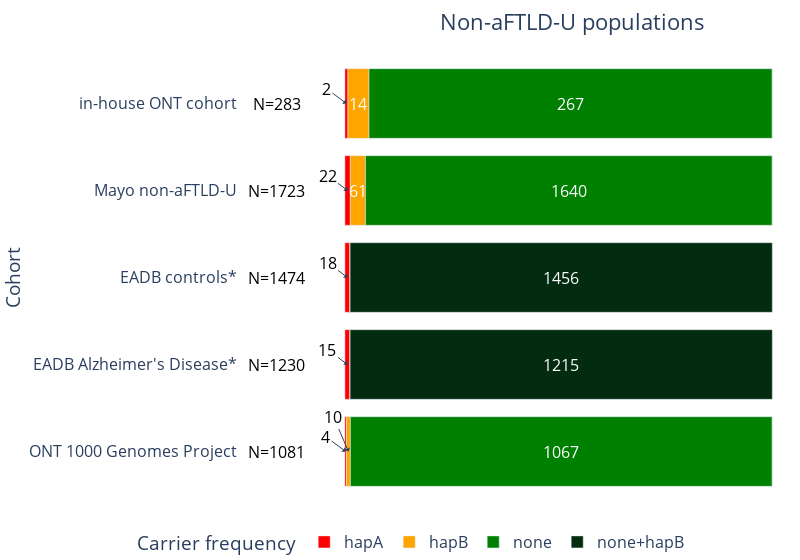

Notebook cell for this chart:
### Markdown cell above
# Image 2

### Code cell
df = pd.read_excel("~/local/populations.xlsx", sheet_name="img2")
for col in ["hapA", "hapB", "none", "none2"]:
    df[f"{col}_f"] = df[col] / df["sum"]
df["none+hapB"] = df["none2_f"]
df2 = df.melt(
    id_vars=["cohort"], value_vars=["hapA_f", "hapB_f", "none_f", "none+hapB"]
).iloc[::-1]
df2["variable"] = df2["variable"].str.replace("_f", "")

# custom order the data
df2["variable"] = pd.Categorical(
    df2["variable"], categories=["hapA", "hapB", "none", "none+hapB"], ordered=True
)

fig = px.bar(
    df2,
    x="value",
    y="cohort",
    color="variable",
    orientation="h",
    color_discrete_map={
        "hapA": "red",
        "hapB": "orange",
        "none": "green",
        "none+hapB": "#022b0f",
    },
    category_orders={"variable": ["hapA", "hapB", "none", "none+hapB"]},
    labels={"value": "Proportion", "variable": "Haplotype", "cohort": "Cohort"},
)
fig.update_layout(
    title="Non-aFTLD-U populations",
    xaxis_title="",
    yaxis_title="Cohort",
    title_x=0.55,
    title_xanchor="left",
    plot_bgcolor="white",
    font=dict(size=16),
    margin=dict(l=0, r=0, b=0),
    width=800,
)

# put the legend horizontal, centered, below the plotting area
fig.update_layout(
    legend=dict(
        orientation="h",
        yanchor="bottom",
        y=-0.15,
        xanchor="center",
        x=0.3,
        title="Carrier frequency",
    )
)

# hide x-axis labels
fig.update_xaxes(showticklabels=False)
fig.update_yaxes(
    ticks="outside",
    tickcolor="white",  # adjust color of the tick
)

# add annotations
df_vals = df.copy()
df_vals["hapA_loc"] = df_vals["hapA_f"] / 2  # center of hapA block
df_vals["hapB_loc"] = (
    df_vals["hapA_f"] + df_vals["hapB_f"] / 2
)  # center of hapB block
df_vals["none_loc"] = (
    df_vals["hapA_f"] + df_vals["hapB_f"] + df_vals["none_f"] / 2
)  # center of none block
df_vals["none+hapB_loc"] = (
    df_vals["hapA_f"] + df_vals["hapB_f"] + df_vals["none_f"] + df_vals["none2_f"] / 2
)  # center of none+hapB block

for i, row in df_vals.iterrows():
    fig.add_annotation(
        x=row["hapA_loc"],
        y=row["cohort"],
        text=f"{row['hapA']}",
        arrowhead=1,
        font=dict(color="black", size=16),
        yshift=0,
        ax=-20,
        ay=-15,
    )
    if not row["hapB"] == 0:
        if row["hapB"] > 10:
            fig.add_annotation(
                x=row["hapB_loc"],
                y=row["cohort"],
                text=f"{row['hapB']}",
                showarrow=False,
                font=dict(color="white", size=16),
            )
        else:
            fig.add_annotation(
                x=row["hapB_loc"],
                y=row["cohort"],
                text=f"{row['hapB']}",
                arrowhead=1,
                font=dict(color="black", size=16),
                yshift=0,
                ax=-15,
                ay=-35,
            )

    if not row["none"] == 0:
        fig.add_annotation(
            x=row["none_loc"],
            y=row["cohort"],
            text=f"{row['none']}",
            showarrow=False,
            font=dict(color="white", size=16),
        )
    if not row["none2"] == 0:
        fig.add_annotation(
            x=row["none+hapB_loc"],
            y=row["cohort"],
            text=f"{row['none2']}",
            showarrow=False,
            font=dict(color="white", size=16),
        )
    fig.add_annotation(
        x=-0.16,
        y=row["cohort"],
        text=f"N={row['sum']}",
        font=dict(color="black", size=16),
        showarrow=False,
    )

fig.show()

### Figure 1 — Plotly figure (JSON) as saved in the notebook; plotly's stock layout.template omitted (floating-point values rounded to 4 significant figures)
{"data": [{"alignmentgroup": "True", "hovertemplate": "Haplotype=hapA<br>Proportion=%{x}<br>Cohort=%{y}<extra></extra>", "legendgroup": "hapA", "marker": {"color": "red", "pattern": {"shape": ""}}, "name": "hapA", "offsetgroup": "hapA", "orientation": "h", "showlegend": true, "textposition": "auto", "type": "bar", "x": [0.0037, 0.0122, 0.01221, 0.01277, 0.007067], "xaxis": "x", "y": ["ONT 1000 Genomes Project", "EADB Alzheimer's Disease*", "EADB controls*", "Mayo non-aFTLD-U", "in-house ONT cohort"], "yaxis": "y"}, {"alignmentgroup": "True", "hovertemplate": "Haplotype=hapB<br>Proportion=%{x}<br>Cohort=%{y}<extra></extra>", "legendgroup": "hapB", "marker": {"color": "orange", "pattern": {"shape": ""}}, "name": "hapB", "offsetgroup": "hapB", "orientation": "h", "showlegend": true, "textposition": "auto", "type": "bar", "x": [0.009251, 0, 0, 0.0354, 0.04947], "xaxis": "x", "y": ["ONT 1000 Genomes Project", "EADB Alzheimer's Disease*", "EADB controls*", "Mayo non-aFTLD-U", "in-house ONT cohort"], "yaxis": "y"}, {"alignmentgroup": "True", "hovertemplate": "Haplotype=none<br>Proportion=%{x}<br>Cohort=%{y}<extra></extra>", "legendgroup": "none", "marker": {"color": "green", "pattern": {"shape": ""}}, "name": "none", "offsetgroup": "none", "orientation": "h", "showlegend": true, "textposition": "auto", "type": "bar", "x": [0.987, 0, 0, 0.9518, 0.9435], "xaxis": "x", "y": ["ONT 1000 Genomes Project", "EADB Alzheimer's Disease*", "EADB controls*", "Mayo non-aFTLD-U", "in-house ONT cohort"], "yaxis": "y"}, {"alignmentgroup": "True", "hovertemplate": "Haplotype=none+hapB<br>Proportion=%{x}<br>Cohort=%{y}<extra></extra>", "legendgroup": "none+hapB", "marker": {"color": "#022b0f", "pattern": {"shape": ""}}, "name": "none+hapB", "offsetgroup": "none+hapB", "orientation": "h", "showlegend": true, "textposition": "auto", "type": "bar", "x": [0, 0.9878, 0.9878, 0, 0], "xaxis": "x", "y": ["ONT 1000 Genomes Project", "EADB Alzheimer's Disease*", "EADB controls*", "Mayo non-aFTLD-U", "in-house ONT cohort"], "yaxis": "y"}], "layout": {"annotations": [{"arrowhead": 1, "ax": -20, "ay": -15, "font": {"color": "black", "size": 16}, "text": "2", "x": 0.003534, "y": "in-house ONT cohort", "yshift": 0}, {"font": {"color": "white", "size": 16}, "showarrow": false, "text": "14", "x": 0.0318, "y": "in-house ONT cohort"}, {"font": {"color": "white", "size": 16}, "showarrow": false, "text": "267", "x": 0.5283, "y": "in-house ONT cohort"}, {"font": {"color": "black", "size": 16}, "showarrow": false, "text": "N=283", "x": -0.16, "y": "in-house ONT cohort"}, {"arrowhead": 1, "ax": -20, "ay": -15, "font": {"color": "black", "size": 16}, "text": "22", "x": 0.006384, "y": "Mayo non-aFTLD-U", "yshift": 0}, {"font": {"color": "white", "size": 16}, "showarrow": false, "text": "61", "x": 0.03047, "y": "Mayo non-aFTLD-U"}, {"font": {"color": "white", "size": 16}, "showarrow": false, "text": "1640", "x": 0.5241, "y": "Mayo non-aFTLD-U"}, {"font": {"color": "black", "size": 16}, "showarrow": false, "text": "N=1723", "x": -0.16, "y": "Mayo non-aFTLD-U"}, {"arrowhead": 1, "ax": -20, "ay": -15, "font": {"color": "black", "size": 16}, "text": "18", "x": 0.006106, "y": "EADB controls*", "yshift": 0}, {"font": {"color": "white", "size": 16}, "showarrow": false, "text": "1456", "x": 0.5061, "y": "EADB controls*"}, {"font": {"color": "black", "size": 16}, "showarrow": false, "text": "N=1474", "x": -0.16, "y": "EADB controls*"}, {"arrowhead": 1, "ax": -20, "ay": -15, "font": {"color": "black", "size": 16}, "text": "15", "x": 0.006098, "y": "EADB Alzheimer's Disease*", "yshift": 0}, {"font": {"color": "white", "size": 16}, "showarrow": false, "text": "1215", "x": 0.5061, "y": "EADB Alzheimer's Disease*"}, {"font": {"color": "black", "size": 16}, "showarrow": false, "text": "N=1230", "x": -0.16, "y": "EADB Alzheimer's Disease*"}, {"arrowhead": 1, "ax": -20, "ay": -15, "font": {"color": "black", "size": 16}, "text": "4", "x": 0.00185, "y": "ONT 1000 Genomes Project", "yshift": 0}, {"arrowhead": 1, "ax": -15, "ay": -35, "font": {"color": "black", "size": 16}, "text": "10", "x": 0.008326, "y": "ONT 1000 Genomes Project", "yshift": 0}, {"font": {"color": "white", "size": 16}, "showarrow": false, "text": "1067", "x": 0.5065, "y": "ONT 1000 Genomes Project"}, {"font": {"color": "black", "size": 16}, "showarrow": false, "text": "N=1081", "x": -0.16, "y": "ONT 1000 Genomes Project"}], "barmode": "relative", "font": {"size": 16}, "legend": {"orientation": "h", "title": {"text": "Carrier frequency"}, "tracegroupgap": 0, "x": 0.3, "xanchor": "center", "y": -0.15, "yanchor": "bottom"}, "margin": {"b": 0, "l": 0, "r": 0, "t": 60}, "plot_bgcolor": "white", "title": {"text": "Non-aFTLD-U populations", "x": 0.55, "xanchor": "left"}, "width": 800, "xaxis": {"anchor": "y", "domain": [0, 1], "showticklabels": false, "title": {"text": ""}}, "yaxis": {"anchor": "x", "domain": [0, 1], "tickcolor": "white", "ticks": "outside", "title": {"text": "Cohort"}}}}
